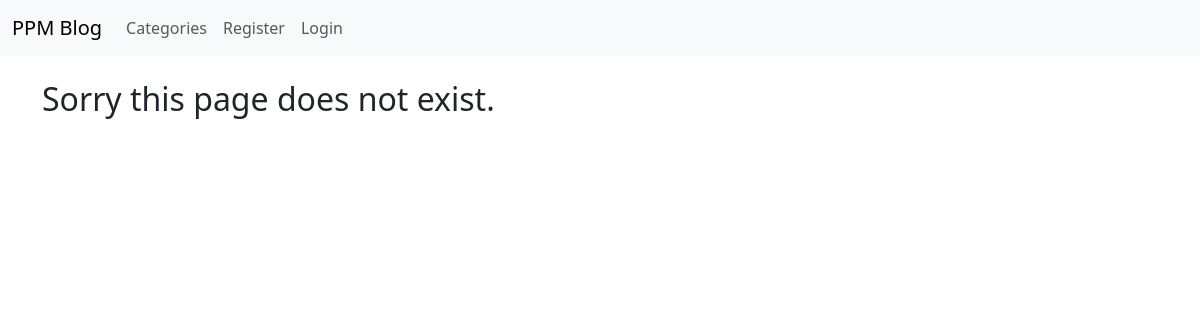
The app's page /category/coding/, older data.
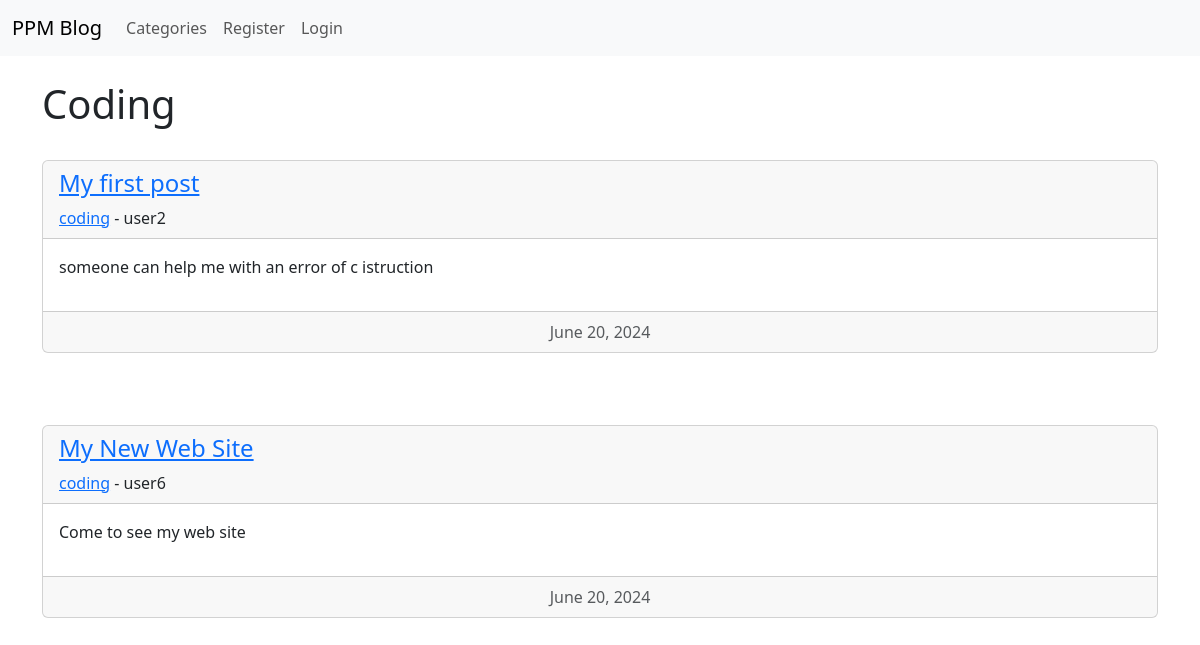
The same page, newer data.
### theblog/models.py (models this page shows, shortened)
class Post(models.Model):
    title = models.CharField(max_length=255)
    header_image = models.ImageField(null=True, blank=True, upload_to="images/")
    title_tag = models.CharField(max_length=255)
    author = models.ForeignKey(User, on_delete=models.CASCADE)
    body = RichTextField(blank=True, null=True)
    post_date = models.DateField(auto_now_add=True)
    category = models.CharField(max_length=255, default='uncategory')
    snippet = models.CharField(max_length=255, default='Click Link Above To Read Blog Post...')
    likes = models.ManyToManyField(User, related_name='blog_posts')
    unlikes = models.ManyToManyField(User, related_name='blog_posts_u')

### theblog/views.py (the view)
# urls.py: path('category/<str:categorys>/', CategoryView, name='category'),
def CategoryView(request, categorys):
    category_posts = Post.objects.filter(category=categorys.replace('-', ' '))
    return render(request, 'category.html',
                  {'categorys': categorys.title().replace('-', ' '), 'category_posts': category_posts})

### theblog/templates/category.html (shortened to what this page needs)
{% extends 'base.html' %}
{% block content %}
    {% if category_posts %}
    <h1>{{ categorys }}</h1>
    <br/>
    {% for post in category_posts %}
        <li style="list-style-type: none">
            <div class="card">
              <div class="card-header">
                  <h4><a href="{% url 'article-detail' post.pk %}">{{ post.title }}</a></h4>
                  <a href="{% url 'category' post.category|slugify %}">{{ post.category }}</a>
                - {{ post.author.username }}
              </div>
              <div class="card-body">
                <p>{{ post.snippet|slice:":500"| safe }}</p>
              </div>
              <div class="card-footer text-body-secondary text-center">
                {{ post.post_date }}
              </div>
            </div>
            <br/><br/><br/>
        </li>
    {% endfor %}
    {% else %}
        <h2>Sorry this page does not exist.</h2>
    {% endif %}
{% endblock %}

Row changes from the older to the newer data that the page shows:
added Post: title "My first post", category "coding", author.username "user2", snippet "someone can help me with an error of c istruction", post_date "June 20, 2024"
added Post: title "My New Web Site", category "coding", author.username "user6", snippet "Come to see my web site", post_date "June 20, 2024"
Text that changed along with them:
{{ categorys }}: (not shown) → "Coding"
text no longer shown: "Sorry this page does not exist."
